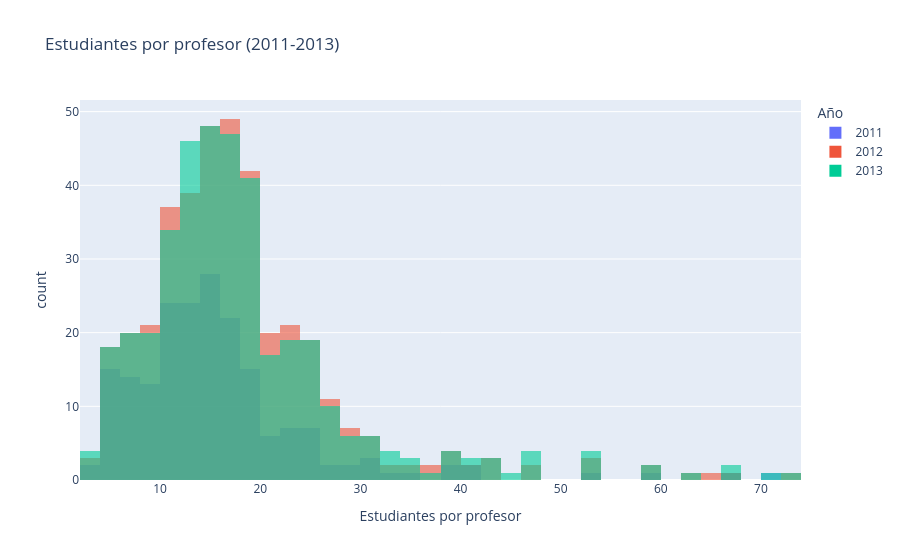

Source (notebook cell):
### Markdown cell above
## 7. Histogramas

[Documentación](https://plotly.com/python/histograms/)

Distribución del número de estudiantes por profesor en 2011, 2012 y 2013. Con `barmode="overlay"` y `opacity` superponemos los histogramas:

### Code cell
ratio_11_13 = times_df[times_df["year"].isin([2011, 2012, 2013])]

fig = px.histogram(ratio_11_13,
                   x="student_staff_ratio",
                   color=ratio_11_13["year"].astype(str),
                   barmode="overlay",
                   opacity=0.6,
                   title="Estudiantes por profesor (2011-2013)",
                   labels={"student_staff_ratio": "Estudiantes por profesor", "color": "Año"})
fig.show()

### Figure 1 — Plotly figure (JSON) as saved in the notebook; plotly's stock layout.template omitted (floating-point values rounded to 4 significant figures; data arrays with more than 128 entries replaced by an {"elided": "..."} marker saying what was removed)
{"data": [{"bingroup": "x", "hovertemplate": "Año=2011<br>Estudiantes por profesor=%{x}<br>count=%{y}<extra></extra>", "legendgroup": "2011", "marker": {"color": "#636efa", "opacity": 0.6, "pattern": {"shape": ""}}, "name": "2011", "orientation": "v", "showlegend": true, "type": "histogram", "x": {"elided": "200 float values"}, "xaxis": "x", "yaxis": "y"}, {"bingroup": "x", "hovertemplate": "Año=2012<br>Estudiantes por profesor=%{x}<br>count=%{y}<extra></extra>", "legendgroup": "2012", "marker": {"color": "#EF553B", "opacity": 0.6, "pattern": {"shape": ""}}, "name": "2012", "orientation": "v", "showlegend": true, "type": "histogram", "x": {"elided": "402 float values"}, "xaxis": "x", "yaxis": "y"}, {"bingroup": "x", "hovertemplate": "Año=2013<br>Estudiantes por profesor=%{x}<br>count=%{y}<extra></extra>", "legendgroup": "2013", "marker": {"color": "#00cc96", "opacity": 0.6, "pattern": {"shape": ""}}, "name": "2013", "orientation": "v", "showlegend": true, "type": "histogram", "x": {"elided": "400 float values"}, "xaxis": "x", "yaxis": "y"}], "layout": {"barmode": "overlay", "legend": {"title": {"text": "Año"}, "tracegroupgap": 0}, "title": {"text": "Estudiantes por profesor (2011-2013)"}, "xaxis": {"anchor": "y", "domain": [0.0, 1.0], "title": {"text": "Estudiantes por profesor"}}, "yaxis": {"anchor": "x", "domain": [0.0, 1.0], "title": {"text": "count"}}}}
